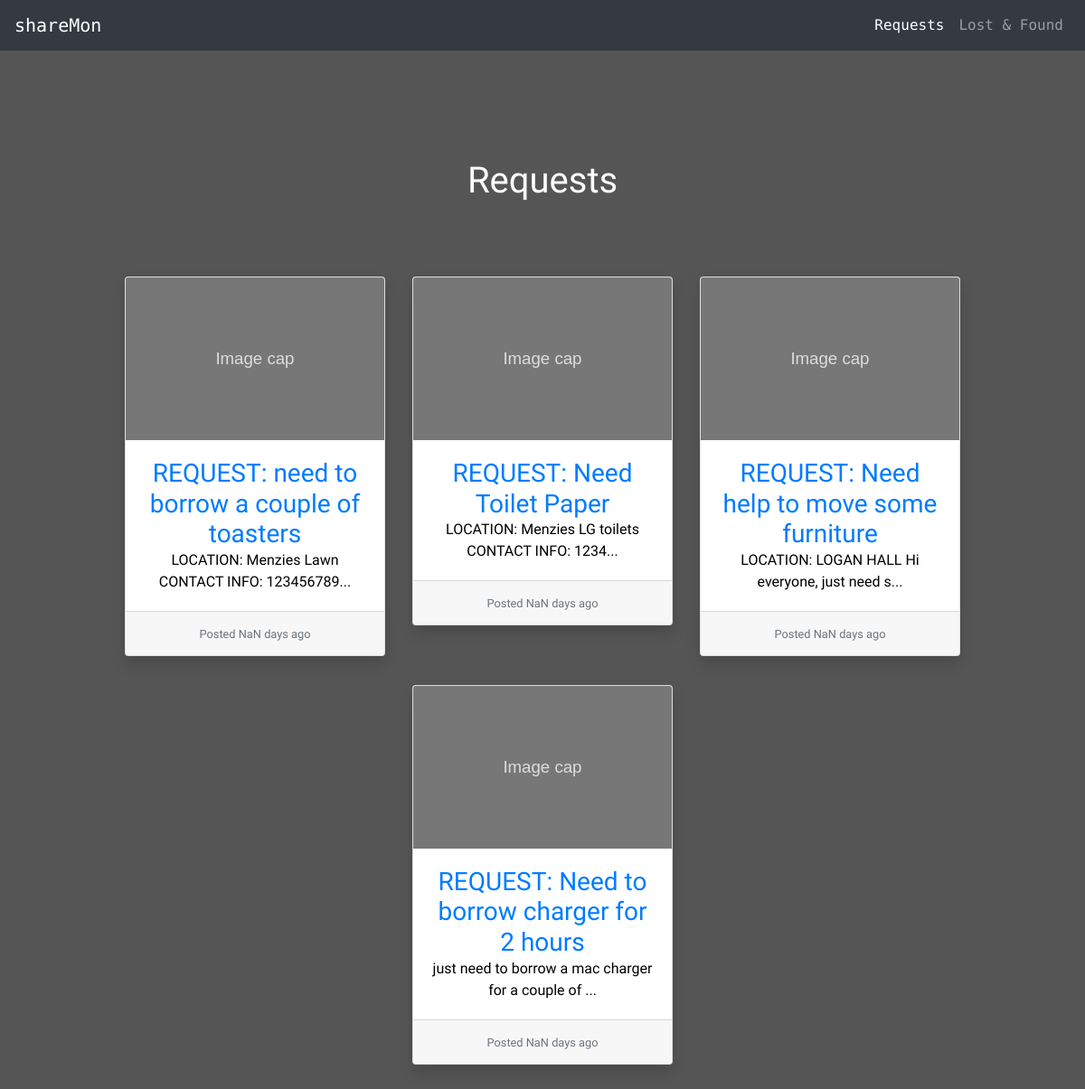
Page /post/ on the committed database.
### requests/models.py (models this page shows, shortened)
class Post(models.Model):
    title = models.CharField(max_length=100)
    body = models.TextField()
    date = models.DateField()
    slug = models.SlugField()
    author = models.ForeignKey(User, on_delete=models.CASCADE, null=True)
    time = models.TimeField()
    reward = models.CharField(max_length=100, default = 'REWARD: $5')
    location = models.CharField(max_length=100, default = 'Menzies')
    cover = models.ImageField(upload_to='images/', default= 'images/garden-locations-map.jpg')
    RESOLVED = 1
    PENDING = 2
    STATUS_CHOICES = (
        (RESOLVED, 'resolved'),
        (PENDING, 'pending')
    )
    status = models.IntegerField(choices=STATUS_CHOICES, default=PENDING)
    def snippet(self):
        return self.body[:50] + "..."

### requests/views.py (the view)
# urls.py: path('', views.post_list, name="list"),
def post_list(request):
    posts = models.Post.objects.all()
    return render(request, "html/request.html", {'posts': posts})

### requests/templates/html/request.html (shortened to what this page needs)
<!DOCTYPE html>
<html lang="en">
<head>
  <link rel="stylesheet" type="text/css" href="/static/request.css" />
  <link rel="stylesheet" type="text/css" href="/static/navbar.css" />
  <link rel="stylesheet" href="https://stackpath.bootstrapcdn.com/bootstrap/4.3.1/css/bootstrap.min.css">
</head>
<body class="pt-5">
<nav class="navbar navbar-style navbar-dark navbar-expand-md bg-dark fixed-top justify-content-center">
	<a href="/" class="navbar-brand d-flex w-50 mr-auto">shareMon</a>
	<div class="collapse navbar-collapse w-100" id="collapsingNavbar3">
		<ul class="nav navbar-nav ml-auto w-100 justify-content-end">
			<li class="nav-item active">
				<a class="nav-link" href="#">Requests</a>
			</li>
			<li class="nav-item">
				<a class="nav-link" href="#">Lost & Found</a>
			</li>
		</ul>
	</div>
</nav>
<div class="request-container">
		<h1>Requests</h1>
		<div class="d-flex justify-content-center card-deck text-center">
			{% for post in posts %}
				<div id="{{ forloop.counter0 }}">
					<div class="card shadow bg-white rounded" style="width: 18rem;">
						<img class="card-img-top" data-src="holder.js/100px180/?text=Image cap" alt="Image cap [100%x180]" style="height: 180px; width: 100%; display: block;" data-holder-rendered="true">
						<div class="card-body">
							<a class="card-title h3" href = "{% url 'detail' slug=post.slug %}">{{post.title}}</a>
							<p class="card-text">{{post.snippet}}</p>
						</div>
						<div class="card-footer"><small class="text-muted time-ago">{{post.date}} | {{post.time}}</small></div>
					</div>
				</div>
			{% endfor %}
		</div>
</div>
</body>
</html>

### assets/request.css (style rules this page uses)
.request-container { background-color: #555; color: white; font-family: 'Ubuntu', sans-serif; padding: 128px 64px; text-align: center; }
.request-container h1 { margin-bottom: 50px; }
.card { color: black; margin: 32px 32px; }
.card a { text-decoration: none; }

### assets/navbar.css (style rules this page uses)
body { overflow-wrap: break-word; }
.navbar-style { font-family: 'Ubuntu Mono', monospace; }

### rows in the picture
Post: title "REQUEST: need to borrow a couple of toasters", snippet "LOCATION: Menzies Lawn CONTACT INFO: 123456789..."
Post: title "REQUEST: Need Toilet Paper", snippet "LOCATION: Menzies LG toilets CONTACT INFO: 1234..."
Post: title "REQUEST: Need help to move some furniture", snippet "LOCATION: LOGAN HALL Hi everyone, just need s..."
Post: title "REQUEST: Need to borrow charger for 2 hours", snippet "just need to borrow a mac charger for a couple of ..."
